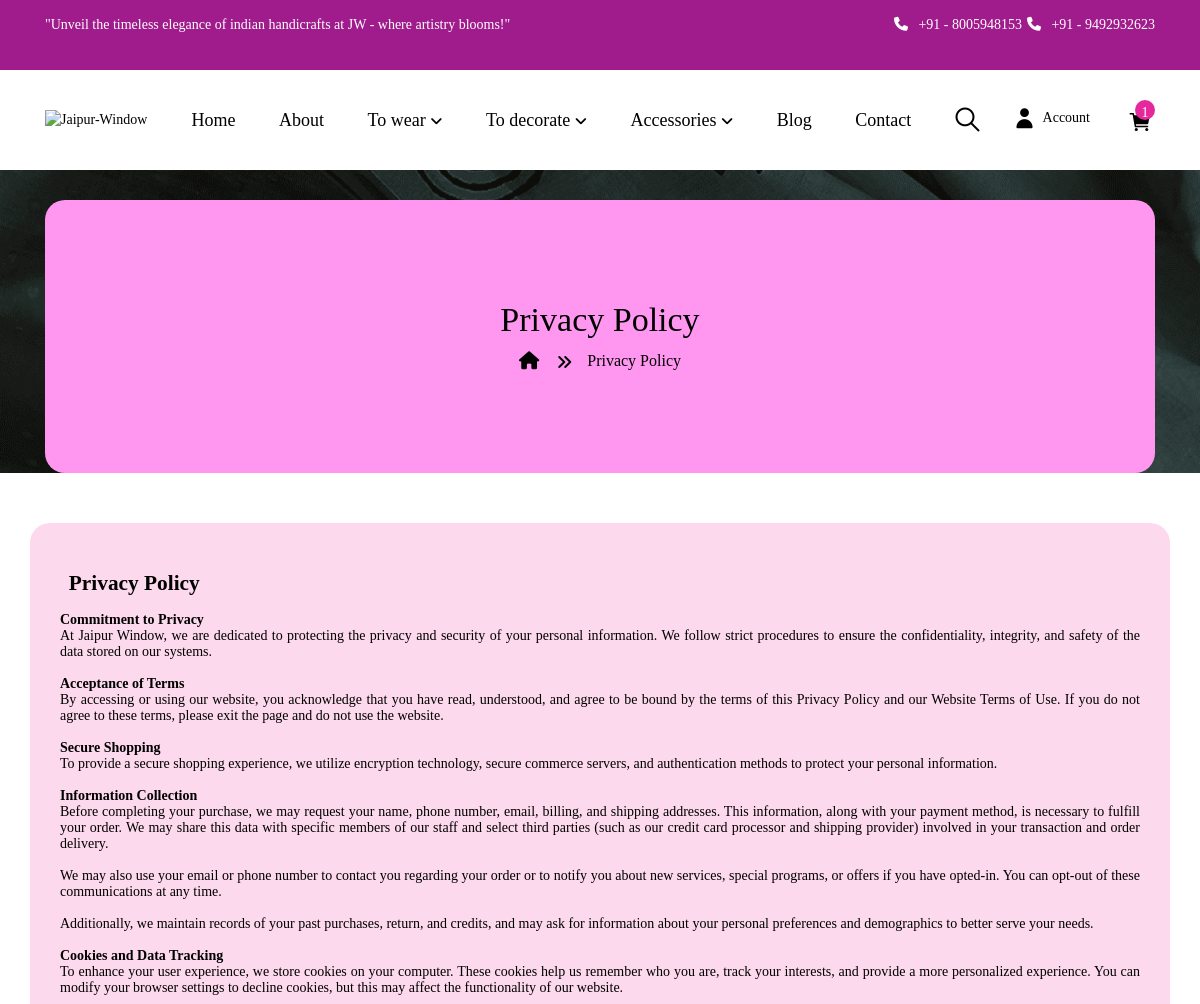
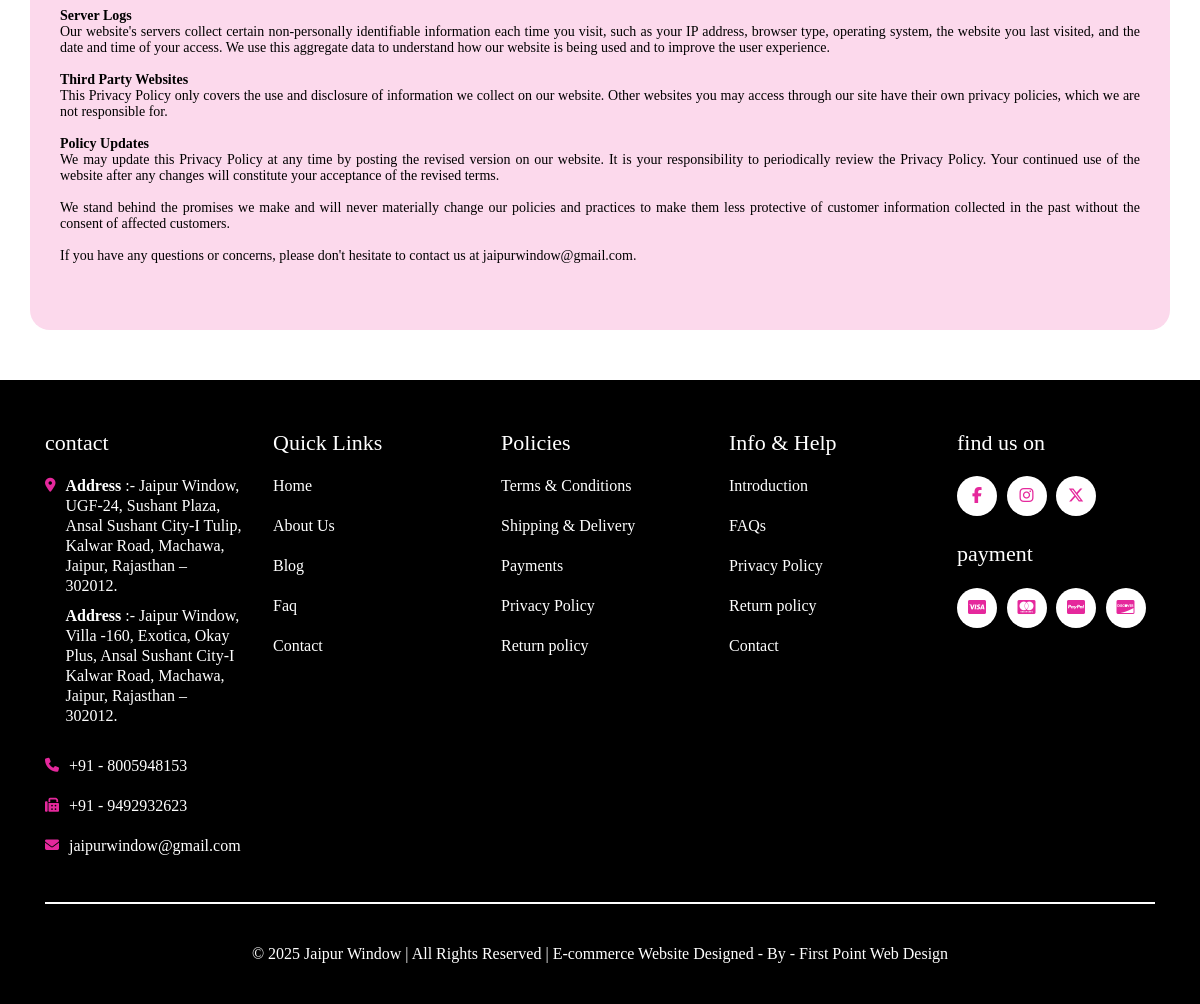
/privacy-policy.php (signed in), run on the app's committed database (2 pictures, top to bottom).
### tables this page shows
CREATE TABLE `tbl_privacy_policy` (
  `id` int(11) NOT NULL,
  `heading` text NOT NULL,
  `content` text NOT NULL,
  `create_at` timestamp NOT NULL DEFAULT current_timestamp() ON UPDATE current_timestamp()
);

CREATE TABLE `tbl_contact` (
  `id` int(11) NOT NULL,
  `heading` text NOT NULL,
  `address` text NOT NULL,
  `phone_no_1` text NOT NULL,
  `phone_no_2` text NOT NULL,
  `email` text NOT NULL,
  `shop_time` text NOT NULL,
  `map_links` text NOT NULL,
  `create_at` timestamp NOT NULL DEFAULT current_timestamp()
);

### privacy-policy.php (the view, shortened to what this page needs)
<?php
include('./admin/inc/config.php');
$statement = $pdo->prepare("SELECT * FROM tbl_privacy_policy WHERE id=1");
$statement->execute();
$result = $statement->fetchAll(PDO::FETCH_ASSOC);
foreach ($result as $row) {
	$heading = $row['heading'];
	$content = $row['content'];
}
?>
<!DOCTYPE HTML>
<html lang="en-US">
<head>
    <link rel="stylesheet" href="assets/css/bootstrap.min.css">
    <link rel="stylesheet" href="assets/css/owl.carousel.css" type="text/css" media="all" />
    <link rel="stylesheet" href="./assets/cdnjs.cloudflare.com/ajax/libs/font-awesome/6.1.1/css/all.min.css" />
    <link rel="stylesheet" href="assets/fonts/vipodha-font.css" type="text/css" media="all">
    <link rel="stylesheet" href="./assets/css/mycss.css" type="text/css" media="all">
    <link rel="stylesheet" href="assets/css/style.css" type="text/css" media="all" />
    <link rel="stylesheet" href="assets/css/mycss.css" type="text/css" media="all" />
    <link rel="stylesheet" href="assets/css/common-page-style.css" type="text/css" media="all" />
    <link rel="stylesheet" href="assets/css/my-cart.css" type="text/css" media="all" />
    <link rel="stylesheet" href="assets/css/vipodha_megamenu.css">
    <link rel="stylesheet" href="https://cdnjs.cloudflare.com/ajax/libs/font-awesome/6.7.2/css/all.min.css" />
</head>
<body class="aboutpage" style="background-image: url(./assets/images/banners/banner-main.jpeg); background-repeat: no-repeat; width: 100%; height: auto;  background-attachment: fixed; background-position: center; overflow-x: hidden !important">
	<?php include('include/header.php'); ?>
	<section>
		<div class="breadcrumb-main">
			<div class="container">
				<div class="breadcrumb-container">
					<h2 class="page-title"><?= $heading; ?></h2>
					<ul class="breadcrumb">
						<li class="breadcrumb-item">
							<a href="index.php">
								<i class="fas fa-home"></i>
							</a>
						</li>
						<li class="breadcrumb-item">
							<a><?= $heading; ?></a>
						</li>
					</ul>
				</div>
			</div>
		</div>
	</section>
	<div class="privacy-section">
		<div class="container">
			<div class="row" style="background-color:  #fcd9ec; border-radius: 20px; padding: 10px 30px;">
				<div id="content" class="col-sm-12  all-blog">
					<div class="information-information">
						<?= $content;  ?>
					</div>
				</div>
			</div>
		</div>
	</div>
	<?php include('include/footer.php'); ?>
    <link href="./assets/cdnjs.cloudflare.com/ajax/libs/animate.css/3.7.2/animate.min.css" rel="stylesheet" />
</body>
</html>

### include/footer.php (shortened to what this page needs)
<footer>
    <div class="container">
        <div class="footer-top">
            <div class="row">
                <div class="col-md-3">
                    <div class="position-footer-left">
                        <h5 class="toggled title">
                            contact
                        </h5>
                        <ul class="list-unstyled">
                            <?php
                            $statement = $pdo->prepare("SELECT * FROM tbl_contact WHERE id=1");
                            $statement->execute();
                            $result = $statement->fetchAll(PDO::FETCH_ASSOC);
                            foreach ($result as $row) {
                                $address = $row['address'];
                                $phone_no_1 = $row['phone_no_1'];
                                $phone_no_2 = $row['phone_no_2'];
                                $email = $row['email'];
                            }
                            ?>
                            <li>
                                <div class="site">
                                    <div class="contact_title"><i class="fa-solid fa-location-dot"></i></div>
                                    <div class="contact_site"><?= $address; ?></div>
                                </div>
                            </li>
                            <li>
                                <div class="phone">
                                    <div class="contact_title"><i class="fa fa-phone"></i></div>
                                    <div class="contact_site"><a href="tel:+91<?= $phone_no_1; ?>" class="contact_site">+91 - <?= $phone_no_1; ?></a></div>
                                </div>
                            </li>
                            <li>
                                <div class="fax">
                                    <div class="contact_title"><i class="fa fa-fax"></i></div>
                                    <div class="contact_site"><a href="tel:+91<?= $phone_no_2; ?>" class="contact_site">+91 - <?= $phone_no_2; ?></a></div>
                                </div>
                            </li>
                            <li>
                                <div class="email">
                                    <div class="contact_title"><i class="fa fa-envelope"></i></div>
                                    <div class="contact_site"><a href="mailto:<?= $email; ?>"
                                            class="contact_site"><?= $email; ?></a></div>
                                </div>
                            </li>
                        </ul>
                    </div>
                </div>
                <div class="col-md-3">
                    <h5 class="toggled">Quick Links</h5>
                    <ul class="list-unstyled">
                        <li><a href="index.php">Home</a></li>
                        <li><a href="about.php">About Us</a></li>
                        <li><a href="blog.php">Blog</a></li>
                         <li><a href="faq.php">Faq </a></li>
                        <li><a href="contact.php">Contact</a></li>
                    </ul>
                </div>
                <div class="col-md-3">
                    <h5 class="toggled">Policies</h5>
                    <ul class="list-unstyled">
                        <li><a href="terms-conditions.php">Terms & Conditions</a></li>
                        <li><a href="shipping-delivery.php">Shipping & Delivery</a></li>
                        <li><a href="payment-info.php">Payments</a></li>
                        <li><a href="privacy-policy.php">Privacy Policy</a></li>
                        <li><a href="return-policy.php">Return policy</a></li>
                    </ul>
                </div>
                <div class="col-md-3">
                    <h5 class="toggled">Info & Help</h5>
                    <ul class="list-unstyled">
                        <li><a href="about.php">Introduction</a></li>
                        <li><a href="index.php#faq">FAQs</a></li>
                        <li><a href="privacy-policy.php">Privacy Policy</a></li>
                        <li><a href="return-policy.php">Return policy</a></li>
                        <li><a href="contact.php">Contact</a></li>
                    </ul>
                </div>
                <div class="col-md-3">
                    <div class="position-footer-right">
                        <div class="follow-link">
                            <h4>find us on</h4>
                            <div class="social-media">
                                <a href=" https://www.facebook.com/JaipurWindow" target="_blank"><i class="fa-brands fa-facebook-f"></i></a>
                                <a href="https://www.instagram.com/JaipurWindow" target="_blank"><i class="fa-brands fa-instagram"></i></a>
                                <a href="https://x.com/jaipurwindow" target="_blank"><i class="fa-brands fa-x-twitter"></i></a>
                            </div>
                        </div>
                        <div class="payment-link">
                            <h4>payment</h4>
                            <div class="payment-method">
                                <a href="#"><i class="fa-brands fa-cc-visa"></i></a>
                                <a href="#"><i class="fa-brands fa-cc-mastercard"></i></a>
                                <a href="#"><i class="fa-brands fa-cc-paypal"></i></a>
                                <a href="#"><i class="fa-brands fa-cc-discover"></i></a>
                            </div>
                        </div>
                    </div>
                </div>
            </div>
        </div>
        <p class="copyright">© <?= date('Y'); ?> Jaipur Window | All Rights Reserved | <a href="https://firstpointwebdesign.com/" target="blank">E-commerce Website Designed </a> - By - <a href="https://firstpointwebdesign.com/" target="blank"> First Point Web Design</a></p>
    </div>
</footer>

### assets/css/mycss.css (style rules this page uses)
body { overflow-y: scroll; }
#content { margin-bottom: 0 !important; }
footer { border: none; padding-top: 50px; margin-top: 50px; color: var(--secondary-color); background: var(--primary-color); }
footer i { color: var(--dark-primary-color); }
.page-title { margin-bottom: -15px; }
h1, h2, h3, h4, h5, h6, p { font-family: langlock !important; }
.block_box h3, p { font-family: langlock !important; }

### assets/css/style.css (style rules this page uses)
* { padding: 0; margin: 0; }
:root { --primary-color: #000; --primary-hover-color: #a01c8c; --secondary-color: #ffffff; --secondary-light-color: #1b1b1b; --background-color: #efefef; --border-color: #d9d9d9; --dark-primary-color: #e5289c; --pink: #eca5c6; --pink-base: #e5289c; --pink-m-dark: #a01c8c; --pink-light: #ff96ef; --pink-e-light: #ffcaf7; }
body { font-family: langlock; font-weight: 400; color: var(--primary-color); font-size: 14px; line-height: 20px; -webkit-font-smoothing: antialiased; }
h1, h2, h3, h4, h5, h6 { color: var(--primary-color); font-size: 22px; }
p { margin: 0 0 10px; }
.page-title { position: relative; }
footer { border: none; padding-top: 50px; margin-top: 50px; color: var(--secondary-color); background: var(--primary-hover-color); }
.position-footer-right h4, footer h5 { font-size: 22px; font-weight: 500; color: var(--secondary-color); margin: 0 0 10px 0; font-family: "Roboto", sans-serif; position: relative; display: inline-block; }
.position-footer-right div + div { margin-top: 25px; }
.footer-top .col-md-3 { width: 20%; }
.footer-top .position-footer-left ul li > div { display: flex; padding: 10px 0px; }
.contact_title { padding: 0 10px 0 0; }
.contact_site { font-size: 16px; color: var(--secondary-color); text-decoration: none; }
footer a { color: var(--secondary-color); padding: 10px 0; font-size: 16px; display: inline-block; text-decoration: none; }
.payment-method a, .social-media a { padding: 0; background: var(--secondary-color); color: var(--primary-hover-color); height: 40px; width: 40px; line-height: 40px; border-radius: 50%; text-align: center; }
.social-media, .payment-method { margin-top: 10px; }
.payment-method a + a, .social-media a + a { margin: 0 0 0 6px; }
p.copyright { padding: 30px 0; text-align: center; border-top: 2px solid var(--secondary-color); margin: 20px 0 0 0; font-size: 16px; }
.footer-top .contact_site a { padding: 0; }
.breadcrumb-main { text-align: center; padding: 100px 0; margin-bottom: 50px; background: url(assets/images/banners/breadcrumb_img.png); background-size: cover !important; }
.breadcrumb-main .page-title { font-size: 34px; color: var(--secondary-color); text-shadow: none; margin-bottom: 10px; }
.breadcrumb { margin: 0; padding: 0; border: none; background: transparent; border-radius: 0; justify-content: center; }
.breadcrumb > li a i { height: auto; width: auto; line-height: initial; font-size: 18px; margin-right: 7px; background: transparent; color: var(--secondary-color); }
.breadcrumb a { position: relative; font-size: 16px; color: var(--secondary-color); }
.breadcrumb > li + li { padding: 0 0 0 10px; }
.breadcrumb > li:last-child a { color: var(--secondary-color); }
.breadcrumb li + li a::before { content: "\f101"; font-family: "FontAwesome"; padding: 0 15px 0 0; color: var(--secondary-color); font-size: 16px; vertical-align: middle; display: inline-block; }
#content { min-height: auto; padding: 40px 0; }
.container { padding-left: 15px; padding-right: 15px; }
.row > * { padding-left: 15px; padding-right: 15px; }
.row { margin-left: -15px; margin-right: -15px; }

### assets/css/common-page-style.css (style rules this page uses)
.breadcrumb-container { background-color: var(--pink-light); padding: 100px 0; border-radius: 20px; }
.breadcrumb-container .page-title { color: black; }
.breadcrumb-container .fa-home { color: black; }
.breadcrumb-item a { color: black !important; }
.breadcrumb-item a::before { color: black !important; }
.breadcrumb-main { padding: 0; padding-top: 30px; }

### data on the page
tbl_privacy_policy: heading "Privacy Policy", content "Privacy Policy Commitment to Privacy At Jaipur Window, we are dedicated to protecting the privacy and security of your personal information. We follow strict procedures to ensure the confidentiality, integrity, and safety of the data stored on our systems. Acceptance of Terms By accessing or using our website, you acknowledge that you have read, understood, and agree to be bound by the terms of this Privacy Policy and our Website Terms of Use. If you do not agree to these terms, please exit the page and do not use the website. Secure Shopping To provide a secure shopping experience, we utilize encryption technology, secure commerce servers, and authentication methods to protect your…"
tbl_contact: address "Address :- Jaipur Window, UGF-24, Sushant Plaza, Ansal Sushant City-I Tulip, Kalwar Road, Machawa, Jaipur, Rajasthan – 302012. Address :- Jaipur Window, Villa -160, Exotica, Okay Plus, Ansal Sushant City-I Kalwar Road, Machawa, Jaipur, Rajasthan – 302012.", phone_no_1 "8005948153", phone_no_2 "9492932623", email "jaipurwindow@gmail.com"

### other printed values
$total_items "1"
